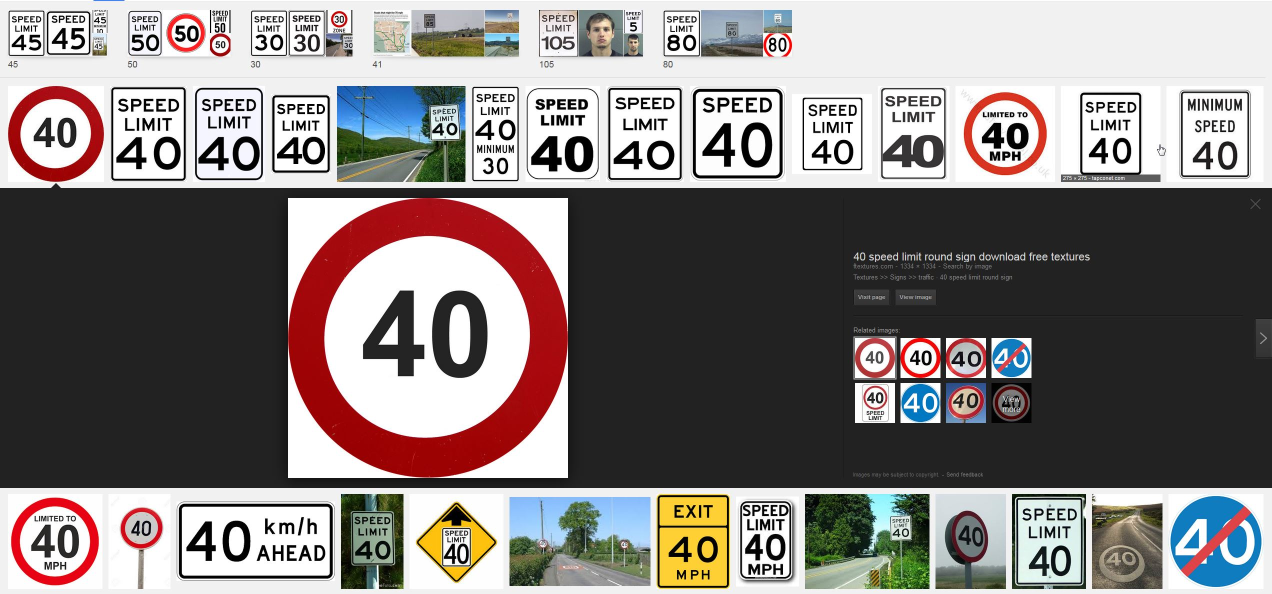
#> input picture data/many-limits.jpg, 2543 x 1188 px (shown at 1/2 size); its folder holds only this picture in this run
$ python detect.py   (older library calls are emulated)
#> lines starting #> are read from the running program, lines starting #| are printed output that depends on the picture; after the words box and inside, x2 and y2 are one past the last pixel; in counts of white or black regions, pixels touching at a corner belong together
#> in __init__, img is the input picture: shape (1188, 2543, 3); mean B, G, R 124.5, 125.9, 132.3
### screen.py
import cv2 as cv2
import numpy as np

__author__ = 'konst'


class Screen(object):
    # HSV Thresholds
    # Hmin, Smin, Vmin, Vmax
    hsvRedMin = np.array([15, 70, 50])
    hsvRedMax = np.array([227, 255, 255])

    hsvGreenMin = np.array([31, 132, 84])
    hsvGreenMax = np.array([48, 255, 255])

    hsvYellowMin = np.array([25, 97, 100])
    hsvYellowMax = np.array([47, 255, 255])

    hsvBlueMin = np.array([137, 110, 138])
    hsvBlueMax = np.array([227, 255, 255])

    # [20 lines left out: functions shapeFilter, redFilter, blueFilter, yellowFilter, not called in this run]

    def gamma_correction(self, img, correction):
#> called with correction = 0.7
        img = img/255.0
        img = cv2.pow(img, correction)
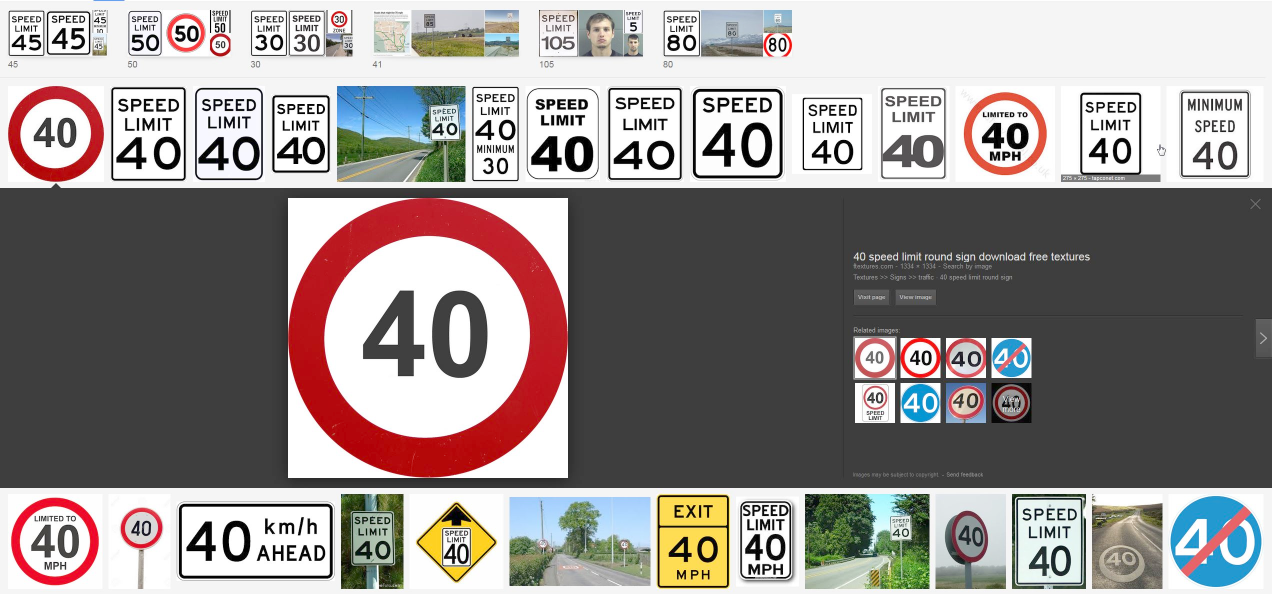
#> img: shape (1188, 2543, 3) float64 (shown at 1/2 size); mean of channels 0, 1, 2 0.553, 0.559, 0.584; drawn as B, G, R
        return np.uint8(img*255)

    # [20 lines left out: function _do_hsv, not called in this run]

    def _do_bgr(self, img):
        r_thresh = 50

    def _shape_detection(self, img):
        gray = cv2.cvtColor(img, cv2.COLOR_BGR2GRAY)
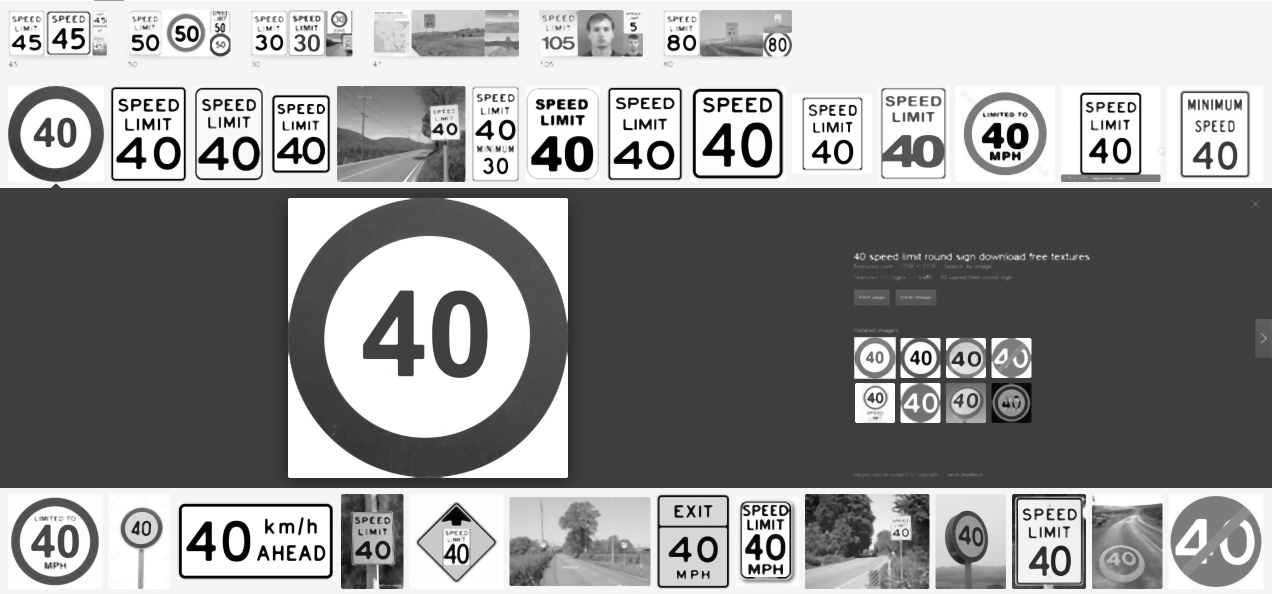
#> gray: shape (1188, 2543) (shown at 1/2 size); min 0, max 255, mean 144.9
        kern = cv2.getStructuringElement(cv2.MORPH_ELLIPSE,(5,5))
        gray = cv2.morphologyEx(gray, cv2.MORPH_OPEN, kern)
        gray = cv2.Canny(gray, 50, 200)
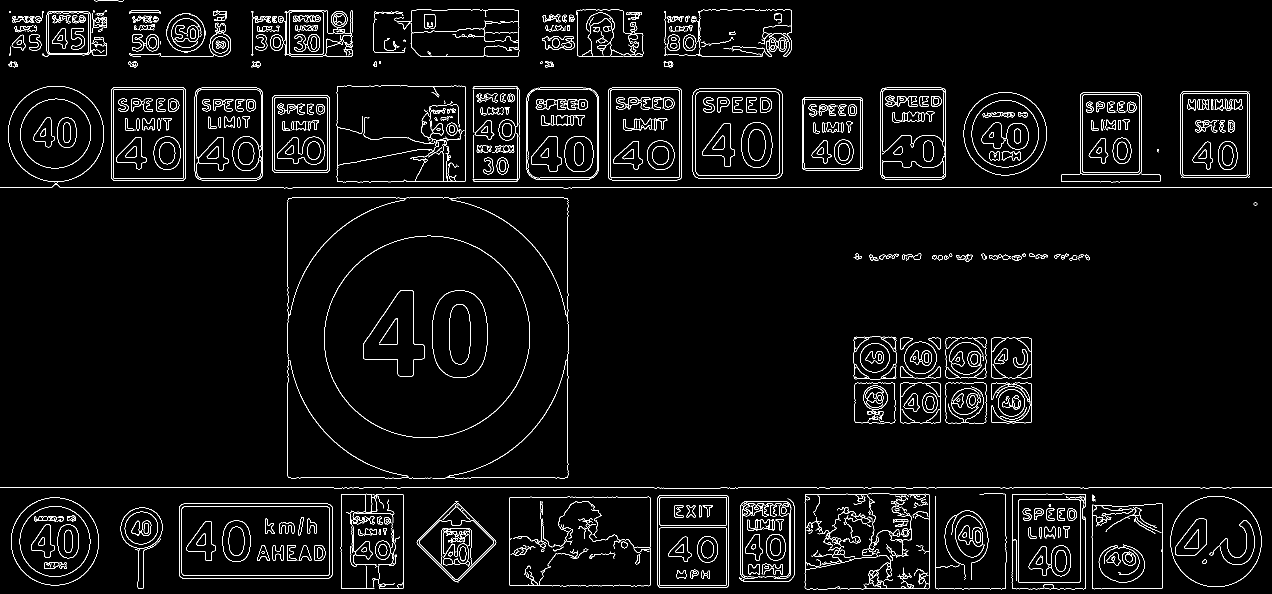
#> gray: shape (1188, 2543) (shown at 1/2 size); 3.6% white in thin lines or dots
        contours, _ = cv2.findContours(gray, cv2.RETR_EXTERNAL, cv2.CHAIN_APPROX_SIMPLE)
#> contours = 392 contours, 201 with area under 20; largest, box (x1, y1, x2, y2) and area: (648, 471, 1060, 876) 130530, (1018, 993, 1302, 1173) 49882, (673, 171, 932, 365) 48996, (358, 1007, 666, 1158) 45655, (1385, 177, 1566, 357) 32025

        cont_img = np.zeros(gray.shape, np.uint8)
        for cnt in contours:
            # debug output
            # cv2.drawContours(cont_img, contours, i, (255, 0, 255), 1, 8)
            approx = cv2.approxPolyDP(cnt, 0.02 * cv2.arcLength(cnt, True), True)
            if approx.size == 3:
                cv2.polylines(cont_img, approx, True, (255, 0, 255), 1)
#> this loop made 392 passes
#> approx on passes 1, 2, 6: [[748, 1176]], [[915, 1165], [916, 1165]], [[1478, 1154], [1488, 1163], [1579, 1161], [1489, 1163]]
#> cont_img: shape (1188, 2543); every value is 0
        # debug write
        cv2.imwrite(self.edgefile, cont_img)


        # [7 lines of commented-out code are left out]

    def __init__(self, fname, screen_name, out_dir="out", out_format="png"):
        self.fname = fname
        self.screen_name = screen_name
        self.out_format = out_format
        self.out_dir = out_dir
        self.outfile = self.out_dir + '/' + self.screen_name + "." + self.out_format
        self.edgefile = self.out_dir + '/' + self.screen_name + ".edg." + self.out_format
        self.gamfile = self.out_dir + '/' + self.screen_name + ".gam." + self.out_format
        self.hsvfile = self.out_dir + '/' + self.screen_name + ".hsv." + self.out_format

        img = cv2.imread(fname)
        img = self.gamma_correction(img, 0.7)
        # debug write
        cv2.imwrite(self.gamfile, img)

        img = cv2.medianBlur(img, 5)
        #self._do_hsv(img)
        self._shape_detection(img)

### detect.py
from screen import Screen

import os
import os.path
import sys
from glob import glob

__author__ = 'Konst Kolesnichenko'

if __name__ == '__main__':
    fnames = "data/*.jpg" if len(sys.argv) <= 1 else sys.argv[1]
    out_format = "png" if len(sys.argv) <= 2 else sys.argv[2]
    out_dir = "data/processed/"

    sheets = []
    # Here we are processing all files one by one and also generating
    # index sheet for it
    for fname in glob(fnames):
        sheet_name = os.path.splitext(os.path.basename(fname))[0]

        print("Processing file %s" % fname)
        sheet = Screen(fname, sheet_name, out_dir, out_format)

$ run again, on data/no-stop.jpg
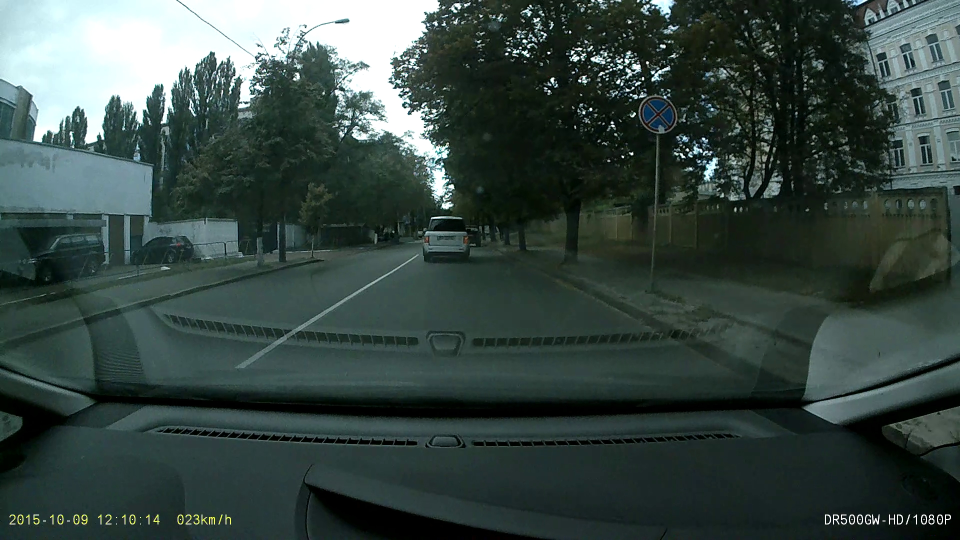
#> input picture data/no-stop.jpg, 1920 x 1080 px (shown at 1/2 size)
#> in __init__, img is the input picture: shape (1080, 1920, 3); mean B, G, R 67.7, 72.2, 56.5
#> in gamma_correction, `img = cv2.pow(img, correction)`:
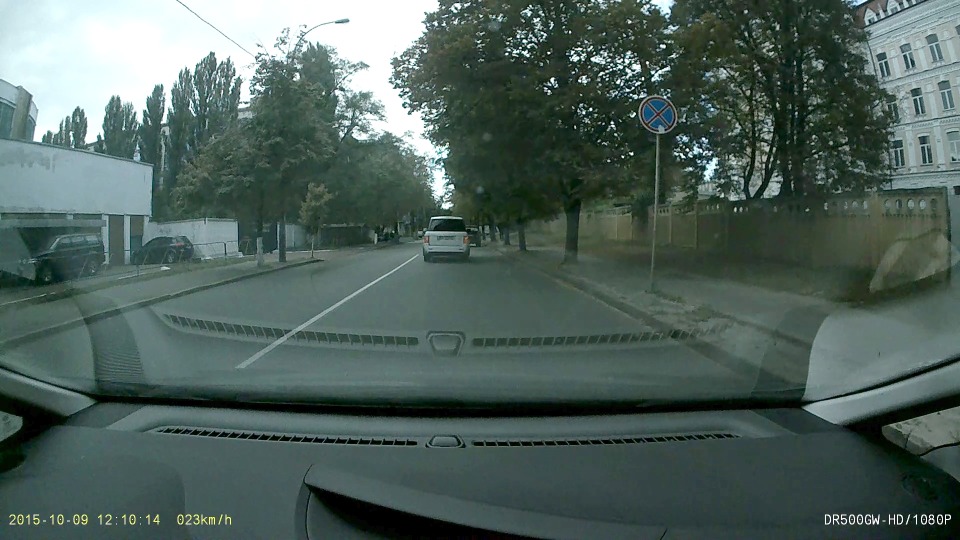
#> img: shape (1080, 1920, 3) float64 (shown at 1/2 size); mean of channels 0, 1, 2 0.365, 0.388, 0.317; drawn as B, G, R
#> in _shape_detection, `gray = cv2.Canny(gray, 50, 200)`:
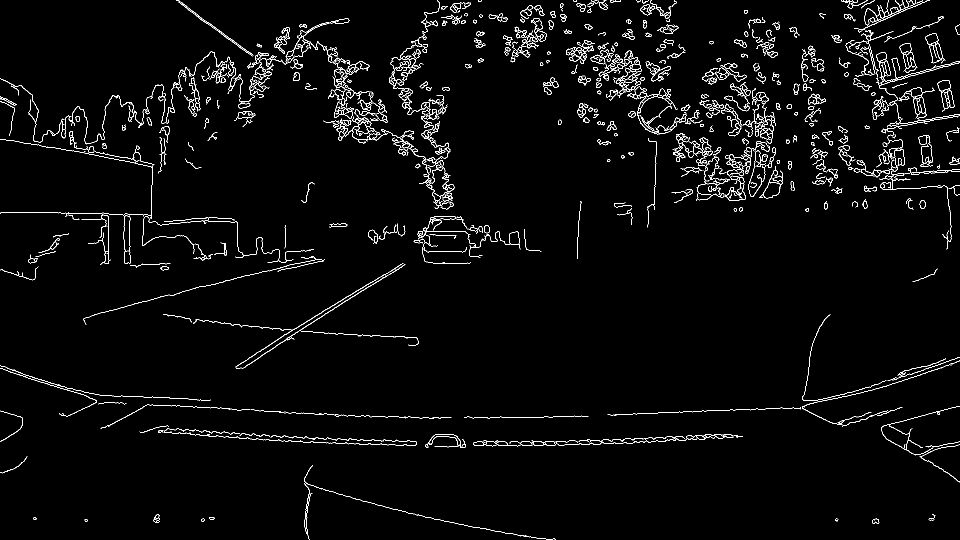
#> gray: shape (1080, 1920) (shown at 1/2 size); 2.7% white in thin lines or dots
#> contours = 634 contours, 331 with area under 20; largest, box (x1, y1, x2, y2) and area: (1496, 301, 1535, 394) 1628, (1763, 812, 1920, 911) 1524, (1875, 160, 1909, 223) 1170, (1797, 175, 1853, 239) 1029, (1752, 104, 1920, 241) 731
#> the loop in _shape_detection, `for cnt in contours:` made 634 passes
#> approx on passes 1, 9, 12: [[972, 1059], [1111, 1079]], [[835, 1028], [972, 1057]], [[609, 955], [836, 1031], [618, 969], [625, 930]]

$ run again, on data/roadsign.jpg
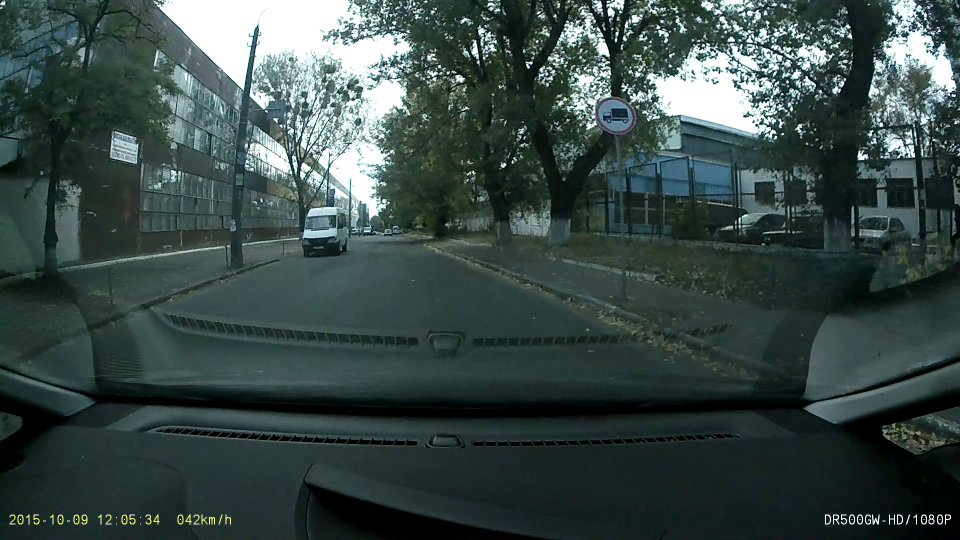
#> input picture data/roadsign.jpg, 1920 x 1080 px (shown at 1/2 size)
#> in __init__, img is the input picture: shape (1080, 1920, 3); mean B, G, R 71.1, 73.4, 56.9
#> in gamma_correction, `img = cv2.pow(img, correction)`:
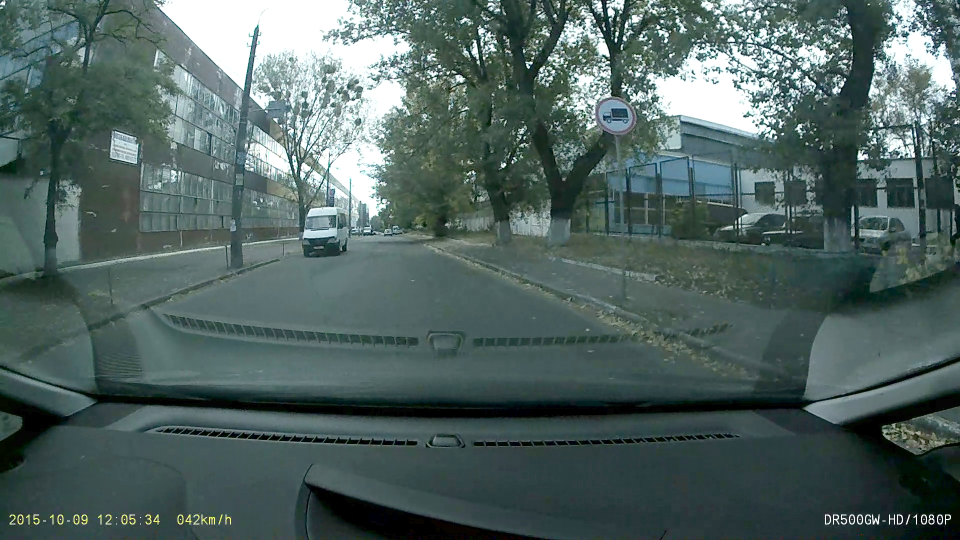
#> img: shape (1080, 1920, 3) float64 (shown at 1/2 size); mean of channels 0, 1, 2 0.383, 0.394, 0.319; drawn as B, G, R
#> in _shape_detection, `gray = cv2.Canny(gray, 50, 200)`:
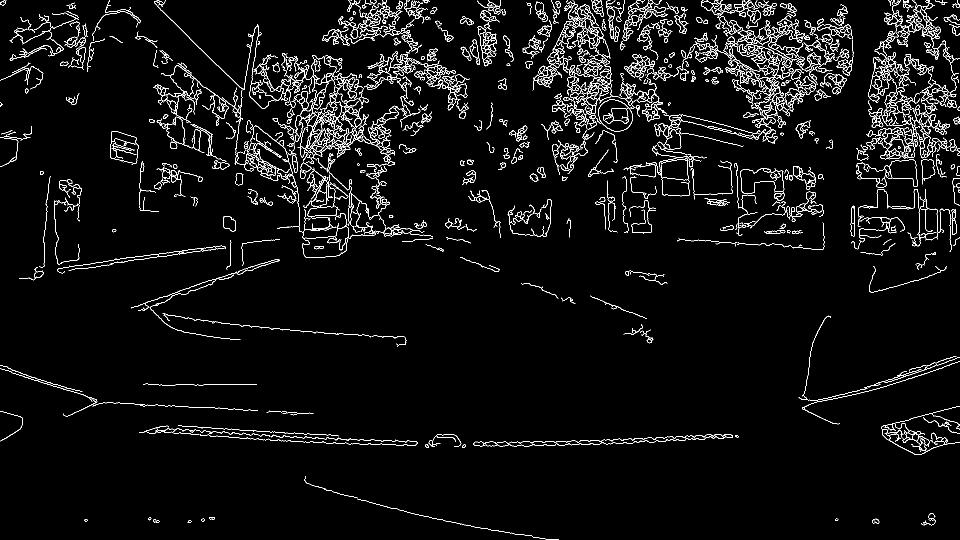
#> gray: shape (1080, 1920) (shown at 1/2 size); 4.2% white in thin lines or dots
#> contours = 972 contours, 578 with area under 20; largest, box (x1, y1, x2, y2) and area: (595, 147, 724, 315) 4226, (1192, 199, 1270, 264) 3350, (220, 262, 277, 328) 2843, (1455, 55, 1581, 204) 1612, (1140, 146, 1308, 259) 1538
#> the loop in _shape_detection, `for cnt in contours:` made 972 passes
#> approx on passes 1, 2, 6: [[920, 1048], [1117, 1078]], [[1749, 1041], [1749, 1042], [1750, 1042]], [[1755, 1038], [1755, 1040]]
